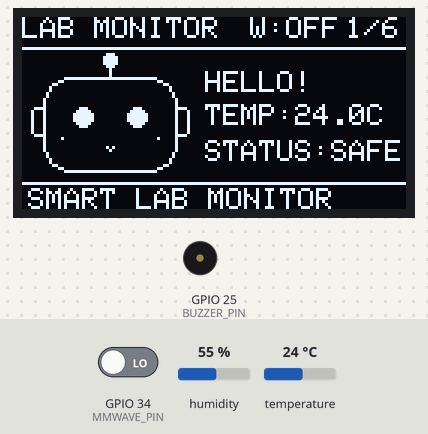
Simulated run of this program. Board: ESP32. Shown: 128×64 one-colour display, buzzer (waves = sounding, pin HIGH). The test bench sets the inputs (shaded band); at power-on: humidity 55 %, GPIO 34 (MMWAVE_PIN) LOW, temperature 24 °C. WiFi joins after 1.5 s; servers stay silent unless stated; uploads are accepted with an empty reply; what the program prints to the serial monitor is not drawn.

Above: at 2.2 s.
2.3 s: humidity set to 22 %
At 6.6 s:
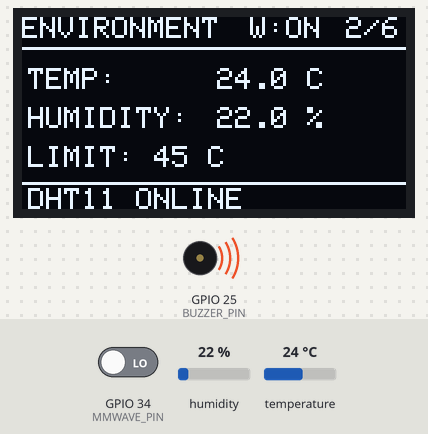
7.7 s: GPIO 34 (MMWAVE_PIN) driven HIGH
At 8.8 s:
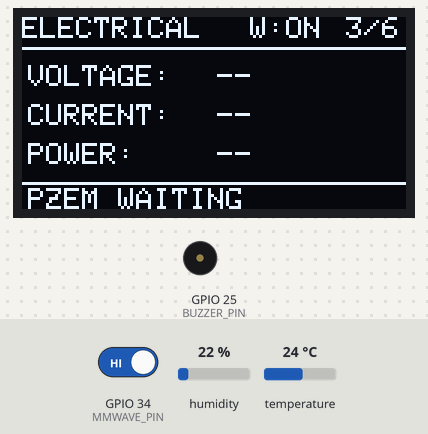
15.7 s: GPIO 34 (MMWAVE_PIN) driven LOW
At 16.3 s:
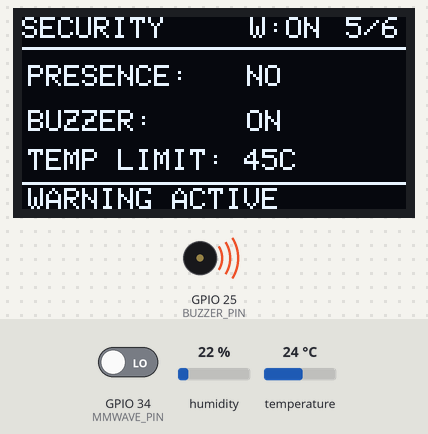
22.7 s: temperature set to 12 °C
At 26.9 s:
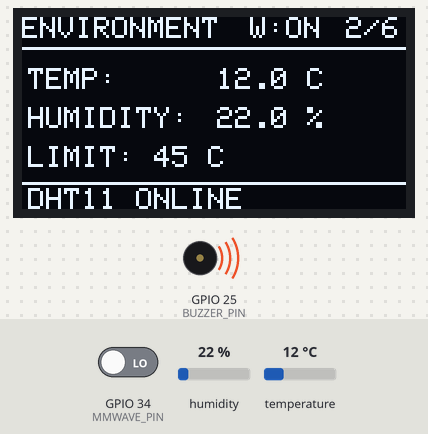
32.2 s: GPIO 34 (MMWAVE_PIN) driven HIGH
At 36.2 s:
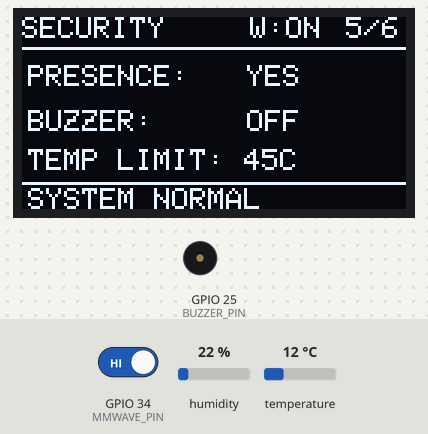
40.2 s: GPIO 34 (MMWAVE_PIN) driven LOW
At 41.2 s:
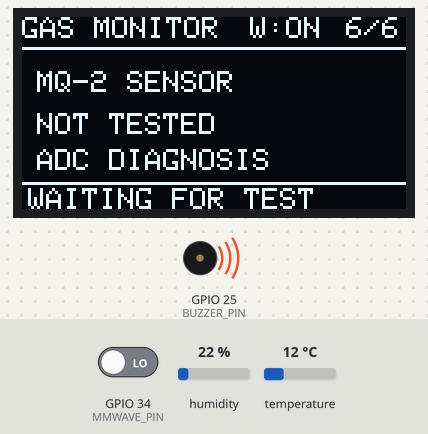
Timing chart, 0 to 43.2 s (numbered marks = the images above; inputs shaded):
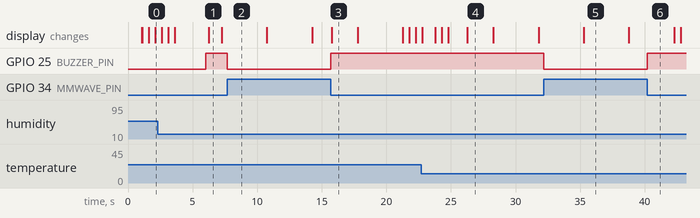

Measured:
- after the input at 2.3 s, the display: first differs from a run without the input after 3.9 s (image 1)
- after the input at 7.7 s, GPIO 25 (BUZZER_PIN): HIGH → LOW at once
- after the input at 15.7 s, GPIO 25 (BUZZER_PIN): LOW → HIGH at once; the display: changes after 0.07 s (image 3)
- after the input at 22.7 s, the display: first differs from a run without the input after 3.6 s (image 4)
- after the input at 32.2 s, GPIO 25 (BUZZER_PIN): HIGH → LOW at once; the display: changes after 3.1 s (image 5)
- after the input at 40.2 s, GPIO 25 (BUZZER_PIN): LOW → HIGH at once
- what the display in image 1 shows lasts 1.0 s, from 6.2 s to 7.2 s

The program:

main.cpp
```cpp
#include <Arduino.h>

#include "config.h"
#include "sensor_data.h"

#include "cloud_manager.h"
#include "wifi_manager.h"
#include "dht_manager.h"
#include "mmwave_manager.h"
#include "oled_manager.h"
#include "pzem_manager.h"
#include "buzzer_manager.h"

// Shared sensor data
SensorData sensors;

// Update intervals
const unsigned long DHT_INTERVAL = 2000;
const unsigned long OLED_INTERVAL = 500;
const unsigned long SERIAL_INTERVAL = 2000;

// Timers
unsigned long lastDHT = 0;
unsigned long lastOLED = 0;
unsigned long lastSerial = 0;

void setup() {

    Serial.begin(SERIAL_BAUD);

    delay(1000);

    Serial.println();
    Serial.println("==============================");
    Serial.println("     SMART LAB MONITOR");
    Serial.println("==============================");

    // Initialize DHT11
    dhtManagerInit();

    // Initialize mmWave
    mmwaveManagerInit();

    // Initialize OLED
    oledManagerInit();

    // Initialize PZEM
    pzemManagerInit(sensors);

    // Initialize buzzer
    buzzerManagerInit();
    Serial.println("System initialization complete");

    // Initialize temporary Wi-Fi provisioning
    wifiManagerInit();
    // for cloud
    cloudManagerInit();
}

void loop() {

    unsigned long now = millis();

    // DHT11 update every 2 seconds
    if (now - lastDHT >= DHT_INTERVAL) {

        lastDHT = now;

        dhtManagerUpdate(sensors);
    }

    // mmWave continuous monitoring
    mmwaveManagerUpdate(sensors);

    // Update buzzer alarm
    buzzerManagerUpdate(sensors);

    // Maintain Wi-Fi provisioning and connection state
    wifiManagerUpdate();

    // Upload sensor data to Flask backend
    cloudManagerUpdate(sensors);

    // OLED update every 500 ms
    if (now - lastOLED >= OLED_INTERVAL) {

        lastOLED = now;

        oledManagerUpdate(sensors);
    }

    // Serial output every 2 seconds
    if (now - lastSerial >= SERIAL_INTERVAL) {

        lastSerial = now;

        Serial.println("\n===== SYSTEM STATUS =====");

        if (sensors.dhtValid) {

            Serial.printf(
                "Temperature: %.1f C\n",
                sensors.temperature
            );

            Serial.printf(
                "Humidity: %.1f %%\n",
                sensors.humidity
            );

        } else {

            Serial.println("DHT11: ERROR");
        }

        Serial.print("Presence: ");

        Serial.println(
            sensors.presence ? "DETECTED" : "NOT DETECTED"
        );

        if (sensors.pzemValid) {

            Serial.printf("Voltage: %.2f V\n", sensors.voltage);
            Serial.printf("Current: %.3f A\n", sensors.current);
            Serial.printf("Power: %.2f W\n", sensors.power);
            Serial.printf("Energy: %.4f kWh\n", sensors.energy);

        } else {

            Serial.println("PZEM: WAITING FOR DATA");
        }

        Serial.println("=========================");
    }
}
```

buzzer_manager.h
```cpp
#pragma once

#include "sensor_data.h"

// Initialize buzzer
void buzzerManagerInit();

// Evaluate alarm conditions and control buzzer
void buzzerManagerUpdate(const SensorData &data);

// Get current buzzer state
bool buzzerManagerIsActive();

// Get temperature warning state
bool buzzerManagerTemperatureWarning();
```

cloud_manager.h
```cpp
#pragma once

#include "sensor_data.h"

// Initialize cloud communication
void cloudManagerInit();

// Upload sensor data when the interval is reached
void cloudManagerUpdate(const SensorData &data);
```

dht_manager.h
```cpp
#pragma once

#include "sensor_data.h"

// Initialize DHT11
void dhtManagerInit();

// Read temperature and humidity
void dhtManagerUpdate(SensorData &data);
```

mmwave_manager.h
```cpp
#pragma once

#include "sensor_data.h"

// Initialize mmWave sensor
void mmwaveManagerInit();

// Read human presence status
void mmwaveManagerUpdate(SensorData &data);
```

oled_manager.h
```cpp
#pragma once

#include "sensor_data.h"
#include "wifi_manager.h"

// Initialize SSD1306 OLED
bool oledManagerInit();

// Update animated OLED interface
void oledManagerUpdate(const SensorData &data);
```

pzem_manager.h
```cpp
#pragma once

#include "sensor_data.h"

// Initialize PZEM-004T
void pzemManagerInit(SensorData &data);
```

sensor_data.h
```cpp
#pragma once

#include <Arduino.h>
#include <math.h>

// Central data structure for Smart Lab Monitor

struct SensorData {

    // DHT11 sensor
    float temperature = NAN;
    float humidity = NAN;
    bool dhtValid = false;

    // mmWave sensor
    bool presence = false;
    bool presenceValid = false;

    // PZEM-004T sensor
    float voltage = NAN;
    float current = NAN;
    float power = NAN;
    float energy = NAN;
    float frequency = NAN;
    float powerFactor = NAN;

    bool pzemValid = false;
};
```

wifi_manager.h
```cpp
#ifndef WIFI_MANAGER_H
#define WIFI_MANAGER_H

// Initialize Wi-Fi connection
void wifiManagerInit();

// Maintain Wi-Fi connection and reconnect if disconnected
void wifiManagerUpdate();

// Check whether ESP32 is connected
bool wifiManagerIsConnected();

#endif
```

buzzer_manager.cpp
```cpp
#include <Arduino.h>

#include "config.h"
#include "buzzer_manager.h"

// Store current alarm states
static bool alarmActiveState = false;
static bool temperatureWarningState = false;

// Initialize buzzer
void buzzerManagerInit() {

    pinMode(BUZZER_PIN, OUTPUT);

    digitalWrite(BUZZER_PIN, BUZZER_OFF);

    alarmActiveState = false;
    temperatureWarningState = false;

    Serial.println("Buzzer initialized");
}

// Evaluate alarm conditions
void buzzerManagerUpdate(const SensorData &data) {

    // Condition 1: Temperature >= 45 C
    bool highTemperature =
        data.dhtValid &&
        (data.temperature >= TEMP_ALARM_LIMIT);

    // Condition 2: No person detected
    bool noPersonDetected =
        data.presenceValid &&
        !data.presence;

    // Either condition activates the alarm
    bool alarmActive =
        highTemperature || noPersonDetected;

    // Save alarm states for other managers
    temperatureWarningState = highTemperature;
    alarmActiveState = alarmActive;

    // Control physical buzzer
    digitalWrite(
        BUZZER_PIN,
        alarmActive ? BUZZER_ON : BUZZER_OFF
    );
}

// Return buzzer ON/OFF state
bool buzzerManagerIsActive() {

    return alarmActiveState;
}

// Return temperature warning state
bool buzzerManagerTemperatureWarning() {

    return temperatureWarningState;
}
```

cloud_manager.cpp
```cpp
#include <Arduino.h>
#include <WiFi.h>
#include <WiFiClientSecure.h>
#include <HTTPClient.h>

#include "cloud_manager.h"
#include "wifi_manager.h"
#include "buzzer_manager.h"

// ==========================================
// RENDER CLOUD BACKEND CONFIGURATION
// ==========================================

const char* SERVER_URL =
    "https://smart-lab-monitor-api.onrender.com/api/sensor";

// Upload interval: 5 seconds
const unsigned long UPLOAD_INTERVAL = 5000;

// HTTPS timeout: 15 seconds
const unsigned long HTTP_TIMEOUT = 15000;

unsigned long lastUploadTime = 0;


// ==========================================
// CLOUD MANAGER INITIALIZATION
// ==========================================

void cloudManagerInit() {

    Serial.println();
    Serial.println("================================");
    Serial.println("Initializing Cloud Manager...");
    Serial.println("================================");

    Serial.print("Backend URL: ");
    Serial.println(SERVER_URL);

    Serial.println("Protocol: HTTPS");
    Serial.println("Upload interval: 5 seconds");

    Serial.println("Cloud Manager initialized.");
}


// ==========================================
// UPLOAD SENSOR DATA
// ==========================================

void cloudManagerUpdate(const SensorData &data) {

    unsigned long now = millis();

    // --------------------------------------
    // CHECK UPLOAD INTERVAL
    // --------------------------------------

    if (now - lastUploadTime < UPLOAD_INTERVAL) {
        return;
    }

    // --------------------------------------
    // CHECK WIFI CONNECTION
    // --------------------------------------

    if (!wifiManagerIsConnected()) {
        Serial.println("Cloud upload skipped: WiFi disconnected");
        return;
    }

    // --------------------------------------
    // CHECK DHT11 DATA
    // --------------------------------------

    if (!data.dhtValid) {

        Serial.println(
            "Cloud upload skipped: Invalid DHT11 data"
        );

        return;
    }

    // Update upload timer
    lastUploadTime = now;


    // ======================================
    // HTTPS CLIENT INITIALIZATION
    // ======================================

    WiFiClientSecure client;

    // TEMPORARY TESTING ONLY:
    // Disables server certificate verification.
    // Replace with proper certificate validation
    // before production deployment.

    client.setInsecure();

    HTTPClient http;

    http.setTimeout(HTTP_TIMEOUT);

    if (!http.begin(client, SERVER_URL)) {

        Serial.println(
            "Cloud: HTTPS initialization failed"
        );

        return;
    }

    http.addHeader(
        "Content-Type",
        "application/json"
    );

    http.addHeader(
        "Accept",
        "application/json"
    );


    // ======================================
    // BUILD JSON PAYLOAD
    // ======================================

    String payload;

    payload.reserve(350);

    payload = "{";


    // --------------------------------------
    // DHT11 SENSOR DATA
    // --------------------------------------

    payload += "\"temperature\":";
    payload += String(data.temperature, 2);

    payload += ",\"humidity\":";
    payload += String(data.humidity, 2);


    // --------------------------------------
    // PZEM-004T ELECTRICAL DATA
    // --------------------------------------

    if (data.pzemValid) {

        payload += ",\"voltage\":";
        payload += String(data.voltage, 2);

        payload += ",\"current\":";
        payload += String(data.current, 3);

        payload += ",\"power\":";
        payload += String(data.power, 2);

        payload += ",\"energy\":";
        payload += String(data.energy, 4);

        payload += ",\"frequency\":";
        payload += String(data.frequency, 2);

        payload += ",\"power_factor\":";
        payload += String(data.powerFactor, 2);
    }


    // --------------------------------------
    // MMWAVE PRESENCE DETECTION
    // --------------------------------------

    if (data.presenceValid) {

        payload += ",\"mmwave_person_detected\":";

        payload += data.presence
            ? "true"
            : "false";
    }


    // --------------------------------------
    // TEMPERATURE WARNING
    // --------------------------------------

    bool temperatureWarning =
        buzzerManagerTemperatureWarning();

    payload += ",\"temperature_warning\":";

    payload += temperatureWarning
        ? "true"
        : "false";


    // --------------------------------------
    // BUZZER STATUS
    // --------------------------------------

    bool buzzerOn =
        buzzerManagerIsActive();

    payload += ",\"buzzer_on\":";

    payload += buzzerOn
        ? "true"
        : "false";


    // Finish JSON
    payload += "}";


    // ======================================
    // SEND HTTPS POST REQUEST
    // ======================================

    Serial.println();
    Serial.println("========== CLOUD UPLOAD ==========");

    Serial.println("Uploading sensor data...");

    Serial.print("Temperature: ");
    Serial.println(data.temperature);

    Serial.print("Humidity: ");
    Serial.println(data.humidity);

    Serial.println("Sending HTTPS POST request...");


    int httpCode = http.POST(payload);


    // ======================================
    // HANDLE SERVER RESPONSE
    // ======================================

    if (httpCode >= 200 && httpCode < 300) {

        Serial.println();
        Serial.println("[SUCCESS] Cloud upload completed!");

        Serial.printf(
            "HTTP Status: %d\n",
            httpCode
        );

        String response = http.getString();

        Serial.print("Server response: ");
        Serial.println(response);

        Serial.println("Database record submitted successfully.");
    }

    else if (httpCode > 0) {

        Serial.println();
        Serial.println("[ERROR] Server rejected the request.");

        Serial.printf(
            "HTTP Status: %d\n",
            httpCode
        );

        Serial.print("Server response: ");
        Serial.println(http.getString());
    }

    else {

        Serial.println();
        Serial.println("[ERROR] HTTPS connection failed.");

        Serial.print("Error: ");

        Serial.println(
            http.errorToString(httpCode).c_str()
        );
    }


    // ======================================
    // RELEASE HTTP RESOURCES
    // ======================================

    http.end();

    Serial.println("==================================");
}
```

dht_manager.cpp
```cpp
#include <Arduino.h>
#include <DHT.h>

#include "config.h"
#include "dht_manager.h"

static DHT dht(DHT_PIN, DHT11);

void dhtManagerInit() {

    dht.begin();

    Serial.println("DHT11 initialized");
}

void dhtManagerUpdate(SensorData &data) {

    float temperature = dht.readTemperature();
    float humidity = dht.readHumidity();

    if (isnan(temperature) || isnan(humidity)) {

        data.dhtValid = false;

        Serial.println("DHT11 read error");

        return;
    }

    data.temperature = temperature;
    data.humidity = humidity;
    data.dhtValid = true;
}
```

mmwave_manager.cpp
```cpp
#include <Arduino.h>

#include "config.h"
#include "mmwave_manager.h"

static unsigned long sensorStartTime = 0;

const unsigned long MMWAVE_WARMUP_TIME = 5000;

void mmwaveManagerInit() {

    pinMode(MMWAVE_PIN, INPUT);

    sensorStartTime = millis();

    Serial.println("mmWave initialized");
    Serial.println("Waiting for sensor stabilization...");
}

void mmwaveManagerUpdate(SensorData &data) {

    int rawValue = digitalRead(MMWAVE_PIN);

    data.presence =
        (rawValue == MMWAVE_ACTIVE_STATE);

    data.presenceValid =
        (millis() - sensorStartTime >= MMWAVE_WARMUP_TIME);

    // Debug output for Serial Monitor
   /* Serial.printf(
        "MMWAVE RAW: %d | PRESENCE: %s | VALID: %s\n",
        rawValue,
        data.presence ? "YES" : "NO",
        data.presenceValid ? "YES" : "NO"
    );*/
}
```

wifi_manager.cpp
```cpp
#include <Arduino.h>
#include <WiFi.h>

#include "config_secrets.h"
#include "wifi_manager.h"

// ========================================
// WI-FI CONFIGURATION
// ========================================

// Reconnection interval
const unsigned long WIFI_RECONNECT_INTERVAL = 10000;

// Timers
unsigned long lastReconnectAttempt = 0;

// Track connection state for Serial Monitor
bool previousConnectionState = false;

// ========================================
// INITIALIZE WI-FI
// ========================================

void wifiManagerInit() {

    Serial.println();
    Serial.println("Initializing Wi-Fi...");

    // ESP32 works as a Wi-Fi client
    WiFi.mode(WIFI_STA);

    // Do not save credentials permanently in flash
    WiFi.persistent(false);

    // Enable automatic reconnection
    WiFi.setAutoReconnect(true);

    // Disable Wi-Fi power saving
    WiFi.setSleep(false);

    // Do not print the actual SSID or password
    Serial.println("Connecting to configured hotspot...");

    // Start connection without blocking sensor initialization
    WiFi.begin(WIFI_SSID, WIFI_PASSWORD);

    lastReconnectAttempt = millis();
}

// ========================================
// MAINTAIN WI-FI CONNECTION
// ========================================

void wifiManagerUpdate() {

    unsigned long now = millis();

    bool connected = (WiFi.status() == WL_CONNECTED);

    // Detect successful connection
    if (connected && !previousConnectionState) {

        Serial.println();
        Serial.println("Wi-Fi connected!");

        Serial.print("IP Address: ");
        Serial.println(WiFi.localIP());

        Serial.print("Signal strength: ");
        Serial.print(WiFi.RSSI());
        Serial.println(" dBm");

        previousConnectionState = true;
    }

    // Detect disconnection
    if (!connected && previousConnectionState) {

        Serial.println();
        Serial.println("Wi-Fi disconnected!");
        Serial.println("Local monitoring remains active.");

        previousConnectionState = false;
    }

    // Retry connection periodically
    if (!connected &&
        now - lastReconnectAttempt >= WIFI_RECONNECT_INTERVAL) {

        lastReconnectAttempt = now;

        Serial.println("Attempting Wi-Fi reconnection...");

        WiFi.reconnect();
    }
}

// ========================================
// CHECK CONNECTION
// ========================================

bool wifiManagerIsConnected() {

    return WiFi.status() == WL_CONNECTED;
}
```

config.h
```cpp
#pragma once

// ===============================
// SMART LAB MONITOR CONFIGURATION
// ESP32-WROOM-32
// ===============================

// DHT11
#define DHT_PIN 16

// OLED SSD1306
#define OLED_SDA 21
#define OLED_SCL 22
#define OLED_ADDRESS 0x3C

#define OLED_WIDTH 128
#define OLED_HEIGHT 64

// mmWave sensor
#define MMWAVE_PIN 34
#define MMWAVE_ACTIVE_STATE HIGH

// BUZZER
#define BUZZER_PIN 25
#define BUZZER_ON HIGH
#define BUZZER_OFF LOW

// Temperature alarm threshold
#define TEMP_ALARM_LIMIT 45.0

// PZEM-004T
#define PZEM_RX_PIN 26
#define PZEM_TX_PIN 27
#define PZEM_ADDRESS 0x01

// Serial communication
#define SERIAL_BAUD 115200
```

config_secrets.example.h
```cpp
#pragma once

#define WIFI_SSID "YOUR_WIFI_NAME"
#define WIFI_PASSWORD "YOUR_WIFI_PASSWORD"
```

Source omitted: oled_manager.cpp (8627 bytes)
